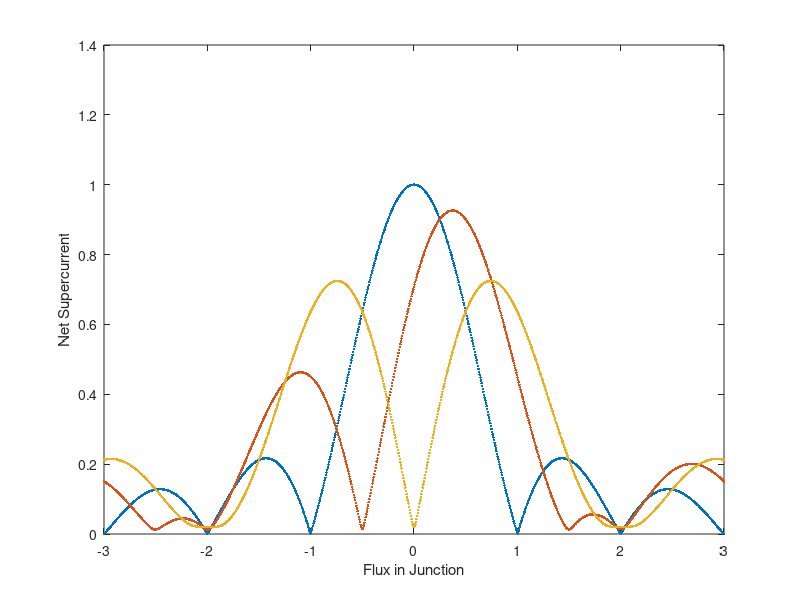

This figure's MATLAB source:


%The program splits a single junciton up into xmax discrete sections.  Each
%section has a supercurrent density, and a phase difference that is
%contributed to by the field (PhaseF), and an arbitrary phase set at x=1
%called Phase1.  For each value of field and Phase1 the supercurrent at
%each point is calculated and the net supercurrent (sum along the junction)
%is calcualted to find the supercurrent carried at that phase and that
%field.  To find the maximum supercurrent for a given field, the max of
%that vector is taken, and can be plotted against the magnetic field.  This
%is the exact measurment of the critical current vs field that we do in the
%lab.  


%For Version 2, a geometrical loop was added so that the supercurrent vs
%field plot could include different amounts of phase shift for a determined
%portion of the junction.


%%

clear;
clc;
close all;
%% Defining the Parameters of the Simulaiton

%Dividing the junction up into discrete sections
xmax=51;
x(1,:)=(1:xmax);



%Phase Loop parameters
p=1;
pmax=101;
Phase1Min=0*pi;
Phase1Max=2*pi;


%Flux Loop Parameters
f=1;
fmax=1001;
FluxinJuncMin=-3;
FluxinJuncMax=3;


%geometrical Phase Loop Parameters
g=1;
gmax=3;
PhaseGMin=0;
PhaseGMax=pi;



%Pre Allocating memory to the arrays to decrease runtime
Phase1=zeros(1,pmax);
PhaseG=zeros(1,xmax);
PhaseGShift=zeros(1,gmax);
FluxinJunc=zeros(1,fmax);

SCurrent=zeros(xmax,pmax,fmax);
SCurrentNet=zeros(1,pmax);
MaxSCurrentNet=zeros(fmax,gmax);


%% Loops for running the simulation (Meat of the Simulation)

%Geometrical factor Loop
%Define the loop setp size, then run the for loop
PhaseGSS=(PhaseGMax-PhaseGMin)/(gmax-1);
for g=1:gmax
    PhaseGShift(g)=PhaseGMin+(g-1)*PhaseGSS;
    
    %Defining the geometrical(intrinsic) phase shift in the junction
    PhaseG(1,1:round(xmax/2))=0;
    PhaseG(1,1:xmax-round(xmax/2))=PhaseGShift(g);
    
    SCurrentDensityNoise=(2*rand(1,xmax)-1);
    SCurrentDensity=ones(1,xmax)+.01*(SCurrentDensityNoise);

    %Field Contribution to the Phase 
    %Define the loop setp size, then run the for loop
    FluxinJuncSS=(FluxinJuncMax-FluxinJuncMin)/(fmax-1);
    for f=1:fmax

        FluxinJunc(f)=FluxinJuncMin+(f-1)*FluxinJuncSS;
        PhaseF=2*pi*x./xmax*FluxinJunc(f);
        
        %Phase1 Loop of externally set phase in 
        %Define the loop setp size, then run the for loop
        Phase1SSS=(Phase1Max-Phase1Min)/(pmax-1);
        for p=1:pmax

            Phase1(p)=Phase1Min+(p-1)*Phase1SSS;

            SCurrent=SCurrentDensity.*sin(PhaseF+Phase1(p)+PhaseG);
            SCurrentNet(p)=sum(SCurrent)/xmax;


        end

        MaxSCurrentNet(f,g)=max(SCurrentNet);

    end

end

figure
plot(FluxinJunc,MaxSCurrentNet,'.')
xlabel('Flux in Junction');ylabel('Net Supercurrent');





    




